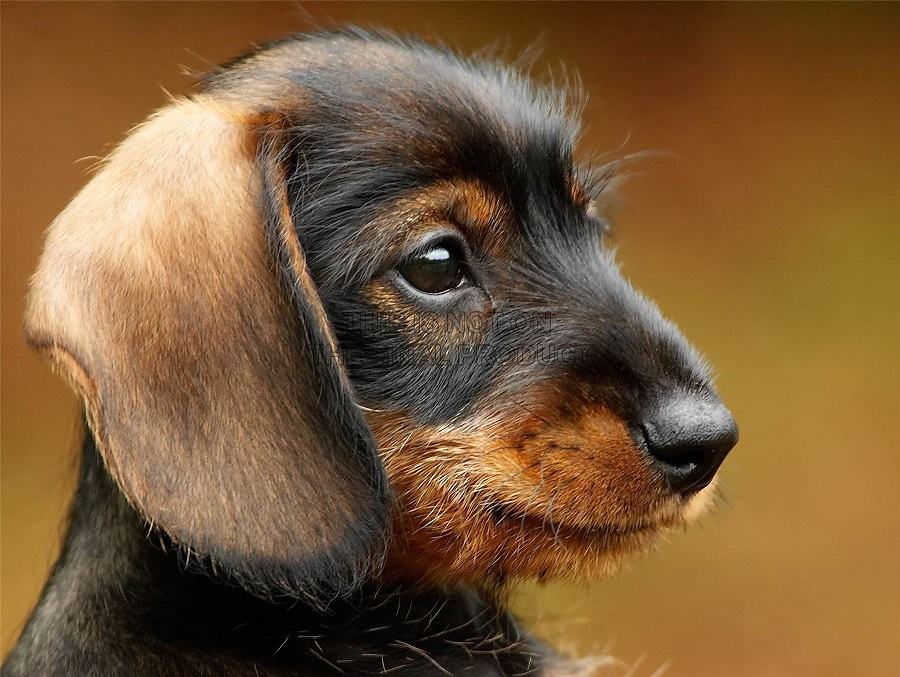
#> input picture exp02/puppy.jpg, 900 x 677 px
$ python 2-3_draw.py
#> lines starting #> are read from the running program, lines starting #| are printed output that depends on the picture
import cv2
img = cv2.imread('puppy.jpg',1)
#> img is the input picture: shape (677, 900, 3); mean B, G, R 55.7, 91.1, 122.9
img = cv2.resize(img,(512,360))
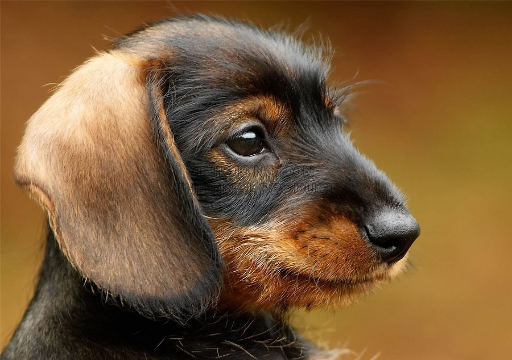
#> img: shape (360, 512, 3); mean B, G, R 55.6, 91, 122.8
cv2.imshow('puppy',img)
cv2.waitKey()

img = cv2.rectangle(img,(100,200),(200,300),(255,0,0),3)  # 绘制矩形
cv2.imshow('puppy',img)
cv2.waitKey()

img = cv2.circle(img,(250,356),23,(0,0,255),-1)  # 绘制圆形
cv2.imshow('puppy',img)
cv2.waitKey()

font = cv2.FONT_HERSHEY_COMPLEX
img = cv2.putText(img,'dogdogdog',(100,100),font,1.6,(0,0,255),2)  # 文本
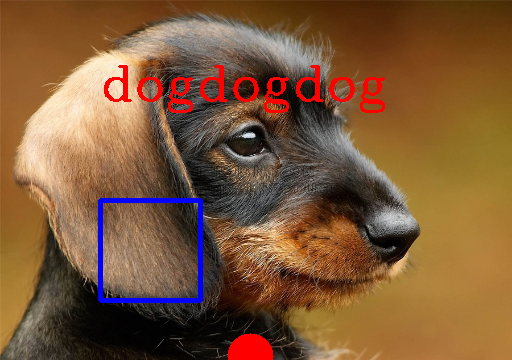
#> img: shape (360, 512, 3); mean B, G, R 56.6, 88.7, 125.8
cv2.imshow('puppy',img)

cv2.waitKey()
cv2.destroyAllWindows()
